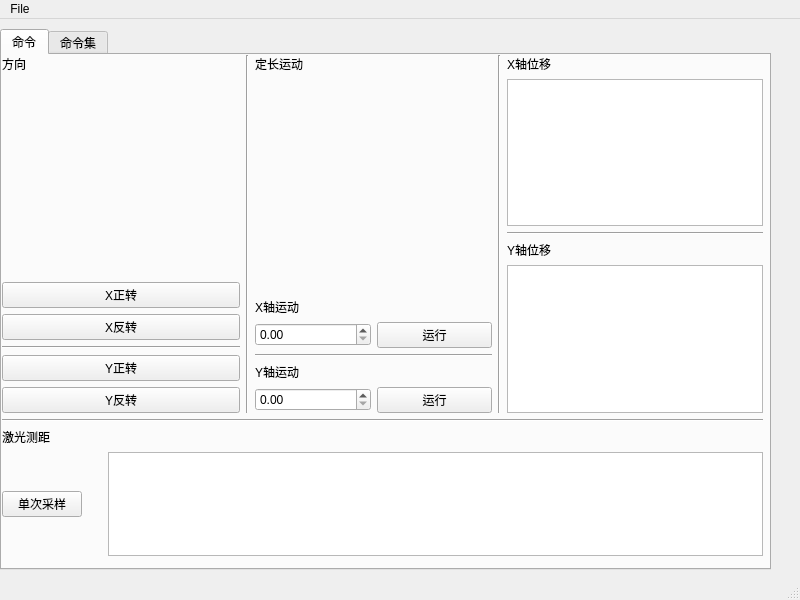
<?xml version="1.0" encoding="UTF-8"?>
<ui version="4.0">
 <class>MainWindow</class>
 <widget class="QMainWindow" name="MainWindow">
  <property name="geometry">
   <rect>
    <x>0</x>
    <y>0</y>
    <width>800</width>
    <height>600</height>
   </rect>
  </property>
  <property name="windowTitle">
   <string>MainWindow</string>
  </property>
  <widget class="QWidget" name="centralwidget">
   <property name="layoutDirection">
    <enum>Qt::LeftToRight</enum>
   </property>
   <widget class="QTabWidget" name="tabWidget">
    <property name="geometry">
     <rect>
      <x>0</x>
      <y>10</y>
      <width>771</width>
      <height>541</height>
     </rect>
    </property>
    <property name="whatsThis">
     <string>&lt;html&gt;&lt;head/&gt;&lt;body&gt;&lt;p&gt;命令&lt;/p&gt;&lt;/body&gt;&lt;/html&gt;</string>
    </property>
    <property name="currentIndex">
     <number>0</number>
    </property>
    <widget class="QWidget" name="tab0">
     <attribute name="title">
      <string>命令</string>
     </attribute>
     <widget class="QWidget" name="verticalLayoutWidget_10">
      <property name="geometry">
       <rect>
        <x>0</x>
        <y>0</y>
        <width>761</width>
        <height>501</height>
       </rect>
      </property>
      <layout class="QVBoxLayout" name="verticalLayout_10">
       <item>
        <layout class="QHBoxLayout" name="horizontalLayout">
         <item>
          <layout class="QVBoxLayout" name="verticalLayout">
           <item>
            <widget class="QLabel" name="label">
             <property name="text">
              <string>方向</string>
             </property>
            </widget>
           </item>
           <item>
            <spacer name="verticalSpacer">
             <property name="orientation">
              <enum>Qt::Vertical</enum>
             </property>
             <property name="sizeHint" stdset="0">
              <size>
               <width>20</width>
               <height>20</height>
              </size>
             </property>
            </spacer>
           </item>
           <item>
            <spacer name="horizontalSpacer_2">
             <property name="orientation">
              <enum>Qt::Horizontal</enum>
             </property>
             <property name="sizeHint" stdset="0">
              <size>
               <width>40</width>
               <height>20</height>
              </size>
             </property>
            </spacer>
           </item>
           <item>
            <layout class="QVBoxLayout" name="verticalLayout_5">
             <item>
              <layout class="QVBoxLayout" name="verticalLayout_3">
               <item>
                <widget class="QPushButton" name="pushButton">
                 <property name="text">
                  <string>X正转</string>
                 </property>
                </widget>
               </item>
               <item>
                <widget class="QPushButton" name="pushButton_2">
                 <property name="text">
                  <string>X反转</string>
                 </property>
                </widget>
               </item>
              </layout>
             </item>
             <item>
              <widget class="Line" name="line_2">
               <property name="orientation">
                <enum>Qt::Horizontal</enum>
               </property>
              </widget>
             </item>
             <item>
              <layout class="QVBoxLayout" name="verticalLayout_4">
               <item>
                <widget class="QPushButton" name="pushButton_5">
                 <property name="text">
                  <string>Y正转</string>
                 </property>
                </widget>
               </item>
               <item>
                <widget class="QPushButton" name="pushButton_6">
                 <property name="text">
                  <string>Y反转</string>
                 </property>
                </widget>
               </item>
              </layout>
             </item>
            </layout>
           </item>
          </layout>
         </item>
         <item>
          <widget class="Line" name="line">
           <property name="orientation">
            <enum>Qt::Vertical</enum>
           </property>
          </widget>
         </item>
         <item>
          <layout class="QVBoxLayout" name="verticalLayout_2">
           <item>
            <widget class="QLabel" name="label_2">
             <property name="text">
              <string>定长运动</string>
             </property>
            </widget>
           </item>
           <item>
            <spacer name="verticalSpacer_2">
             <property name="orientation">
              <enum>Qt::Vertical</enum>
             </property>
             <property name="sizeHint" stdset="0">
              <size>
               <width>20</width>
               <height>40</height>
              </size>
             </property>
            </spacer>
           </item>
           <item>
            <spacer name="horizontalSpacer">
             <property name="orientation">
              <enum>Qt::Horizontal</enum>
             </property>
             <property name="sizeHint" stdset="0">
              <size>
               <width>40</width>
               <height>20</height>
              </size>
             </property>
            </spacer>
           </item>
           <item>
            <layout class="QVBoxLayout" name="verticalLayout_8">
             <item>
              <layout class="QVBoxLayout" name="verticalLayout_6">
               <item>
                <widget class="QLabel" name="label_3">
                 <property name="text">
                  <string>X轴运动</string>
                 </property>
                </widget>
               </item>
               <item>
                <layout class="QHBoxLayout" name="horizontalLayout_3">
                 <item>
                  <widget class="QDoubleSpinBox" name="doubleSpinBox_4"/>
                 </item>
                 <item>
                  <widget class="QPushButton" name="pushButton_4">
                   <property name="text">
                    <string>运行</string>
                   </property>
                  </widget>
                 </item>
                </layout>
               </item>
              </layout>
             </item>
             <item>
              <widget class="Line" name="line_3">
               <property name="orientation">
                <enum>Qt::Horizontal</enum>
               </property>
              </widget>
             </item>
             <item>
              <layout class="QVBoxLayout" name="verticalLayout_7">
               <item>
                <widget class="QLabel" name="label_4">
                 <property name="text">
                  <string>Y轴运动</string>
                 </property>
                </widget>
               </item>
               <item>
                <layout class="QHBoxLayout" name="horizontalLayout_2">
                 <item>
                  <widget class="QDoubleSpinBox" name="doubleSpinBox_3"/>
                 </item>
                 <item>
                  <widget class="QPushButton" name="pushButton_3">
                   <property name="text">
                    <string>运行</string>
                   </property>
                  </widget>
                 </item>
                </layout>
               </item>
              </layout>
             </item>
            </layout>
           </item>
          </layout>
         </item>
         <item>
          <widget class="Line" name="line_5">
           <property name="orientation">
            <enum>Qt::Vertical</enum>
           </property>
          </widget>
         </item>
         <item>
          <layout class="QVBoxLayout" name="verticalLayout_9">
           <item>
            <widget class="QLabel" name="label_5">
             <property name="text">
              <string>X轴位移</string>
             </property>
            </widget>
           </item>
           <item>
            <widget class="QTextEdit" name="textEdit"/>
           </item>
           <item>
            <widget class="Line" name="line_4">
             <property name="orientation">
              <enum>Qt::Horizontal</enum>
             </property>
            </widget>
           </item>
           <item>
            <widget class="QLabel" name="label_6">
             <property name="text">
              <string>Y轴位移</string>
             </property>
            </widget>
           </item>
           <item>
            <widget class="QTextEdit" name="textEdit_2"/>
           </item>
          </layout>
         </item>
        </layout>
       </item>
       <item>
        <widget class="Line" name="line_6">
         <property name="orientation">
          <enum>Qt::Horizontal</enum>
         </property>
        </widget>
       </item>
       <item>
        <layout class="QVBoxLayout" name="verticalLayout_11">
         <item>
          <widget class="QLabel" name="label_7">
           <property name="text">
            <string>激光测距</string>
           </property>
          </widget>
         </item>
         <item>
          <layout class="QHBoxLayout" name="horizontalLayout_4">
           <item>
            <layout class="QHBoxLayout" name="horizontalLayout_5">
             <item>
              <widget class="QPushButton" name="pushButton_7">
               <property name="text">
                <string>单次采样</string>
               </property>
              </widget>
             </item>
            </layout>
           </item>
           <item>
            <spacer name="verticalSpacer_3">
             <property name="orientation">
              <enum>Qt::Vertical</enum>
             </property>
             <property name="sizeHint" stdset="0">
              <size>
               <width>20</width>
               <height>40</height>
              </size>
             </property>
            </spacer>
           </item>
           <item>
            <widget class="QTextEdit" name="textEdit_3"/>
           </item>
          </layout>
         </item>
        </layout>
       </item>
      </layout>
     </widget>
    </widget>
    <widget class="QWidget" name="tab1">
     <attribute name="title">
      <string>命令集</string>
     </attribute>
    </widget>
   </widget>
  </widget>
  <widget class="QMenuBar" name="menubar">
   <property name="geometry">
    <rect>
     <x>0</x>
     <y>0</y>
     <width>800</width>
     <height>23</height>
    </rect>
   </property>
   <widget class="QMenu" name="menuFile">
    <property name="title">
     <string>File</string>
    </property>
   </widget>
   <addaction name="menuFile"/>
  </widget>
  <widget class="QStatusBar" name="statusbar"/>
 </widget>
 <resources/>
 <connections/>
</ui>
